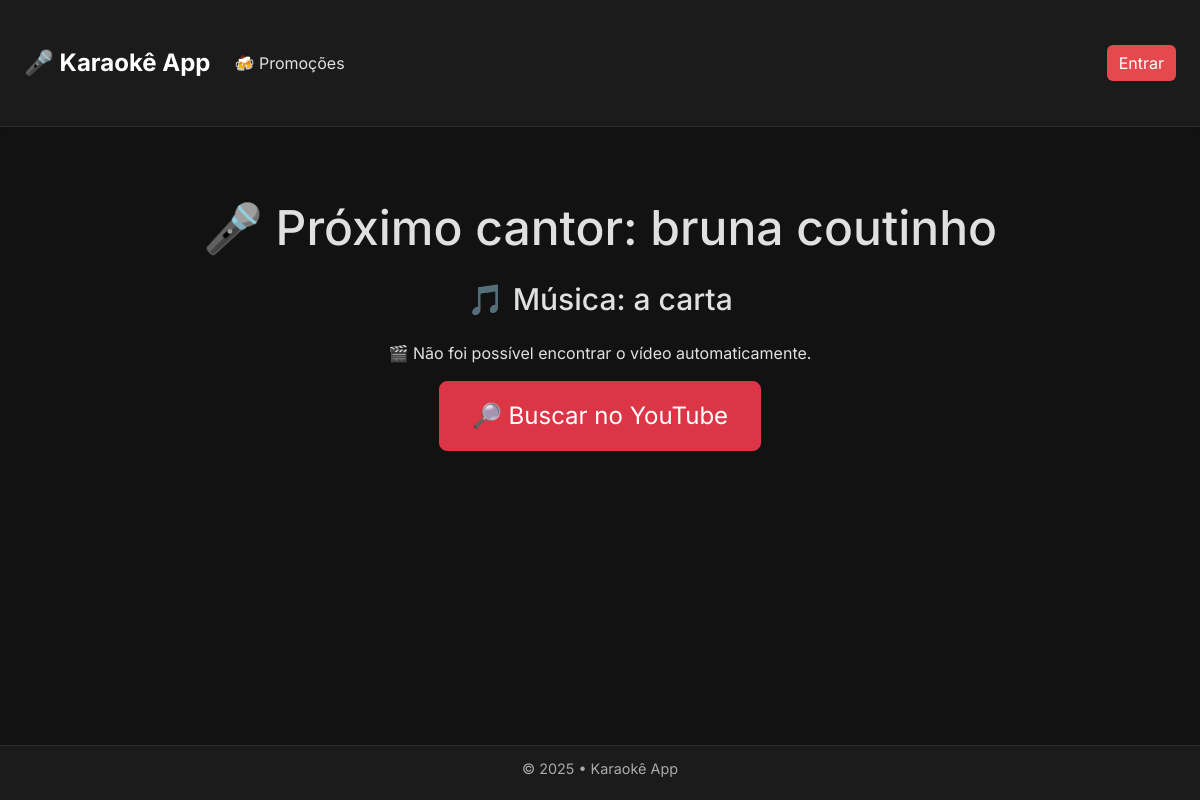
Screenshot of /tv/ with the database file from the repository.
### fila_karaoke/models.py (models this page shows, shortened)
class Cantor(models.Model):
    musica = models.CharField(max_length=200)
    esperando = models.BooleanField(default=True)
    criado_em = models.DateTimeField(auto_now_add=True)
    usuario = models.ForeignKey(settings.AUTH_USER_MODEL, on_delete=models.CASCADE)

class CustomUser(AbstractBaseUser, PermissionsMixin):
    cpf = models.CharField(max_length=14, unique=True)
    email = models.EmailField(_('email address'), unique=True)
    first_name = models.CharField(_('first name'), max_length=30)
    last_name = models.CharField(_('last name'), max_length=30)
    is_active = models.BooleanField(default=True)
    is_staff = models.BooleanField(default=False)
    objects = CustomUserManager()
    USERNAME_FIELD = 'cpf'
    REQUIRED_FIELDS = ['email', 'first_name', 'last_name']

### fila_karaoke/views.py (the view)
# urls.py: path('tv/', views.tv_player, name='tv_player'),
def tv_player(request):
    cantor_atual = Cantor.objects.filter(esperando=True).order_by('criado_em').first()
    video_id = None
    if cantor_atual:
        search_query = f"{cantor_atual.musica} karaoke"
        videos_search = VideosSearch(search_query, limit=1)
        results = videos_search.result()
        if results.get('result'):
            video_url = results['result'][0]['link']  # exemplo: https://www.youtube.com/watch?v=abc123
            if 'v=' in video_url:
                video_id = video_url.split('v=')[1]
    return render(request, 'tv_player.html', {
        'cantor': cantor_atual,
        'video_id': video_id
    })

### fila_karaoke/templates/tv_player.html (shortened to what this page needs)
{% extends "base.html" %}
{% block content %}
<div class="container">
    {% if cantor %}
    <h2>🎤 Próximo cantor: {{ cantor.usuario.first_name }} {{ cantor.usuario.last_name }}</h2>
    <h4>🎵 Música: {{ cantor.musica }}</h4>
    {% if video_id %}
    <iframe id="youtube-player" src="https://www.youtube.com/embed/{{ video_id }}?autoplay=1&rel=0&enablejsapi=1"
        title="YouTube video player"
        allow="accelerometer; autoplay; clipboard-write; encrypted-media; gyroscope; picture-in-picture"
        allowfullscreen>
    </iframe>
    <script>
        document.addEventListener('DOMContentLoaded', function () {
            const iframe = document.getElementById('youtube-player');
            const requestFullScreen = iframe.requestFullscreen || iframe.mozRequestFullScreen || iframe.webkitRequestFullscreen || iframe.msRequestFullscreen;
            if (requestFullScreen) {
                iframe.addEventListener('load', function () {
                    setTimeout(() => requestFullScreen.call(iframe), 1000);
                });
            }
        });
        // Atualiza a página automaticamente a cada 5 minutos (300000 ms)
        setTimeout(() => {
            location.reload();
        }, 300000);
    </script>
    {% else %}
    <p>🎬 Não foi possível encontrar o vídeo automaticamente.</p>
    <a href="https://www.youtube.com/results?search_query={{ cantor.musica|urlencode }} karaoke" target="_blank"
        class="btn btn-danger btn-lg">
        🔎 Buscar no YouTube
    </a>
    {% endif %}
    {% else %}
    <h2>Nenhum cantor na fila 🎶</h2>
    {% endif %}
</div>
{% endblock %}

### fila_karaoke/templates/base.html (style rules this page uses)
html, body { height: 100%; margin: 0; background-color: #121212; color: #e0e0e0; font-family: 'Inter', 'Helvetica Neue', Helvetica, Arial, sans-serif; }
body { display: flex; flex-direction: column; min-height: 100vh; padding-bottom: 80px; }
.container { max-width: 100%; }
a { color: #646cff; text-decoration: none; transition: color 0.3s ease; }

### fila_karaoke/templates/tv_player.html (style rules this page uses)
html, body { margin: 0; padding: 0; height: 100%; background-color: black; color: white; font-family: sans-serif; overflow: hidden; }
.container { padding: 2vw; text-align: center; }
h2 { font-size: clamp(1.5rem, 4vw, 4rem); margin-bottom: 2vw; }
h4 { font-size: clamp(1rem, 2.5vw, 2.5rem); margin-bottom: 2vw; }
.btn-lg { font-size: clamp(1rem, 2vw, 2rem); padding: 1rem 2rem; }

### fila_karaoke/templates/header.html (style rules this page uses)
body { background-color: #121212; font-family: 'Inter', sans-serif; color: #e0e0e0; }

### rows the page displays
Cantor: usuario.first_name "bruna", usuario.last_name "coutinho", musica "a carta"
